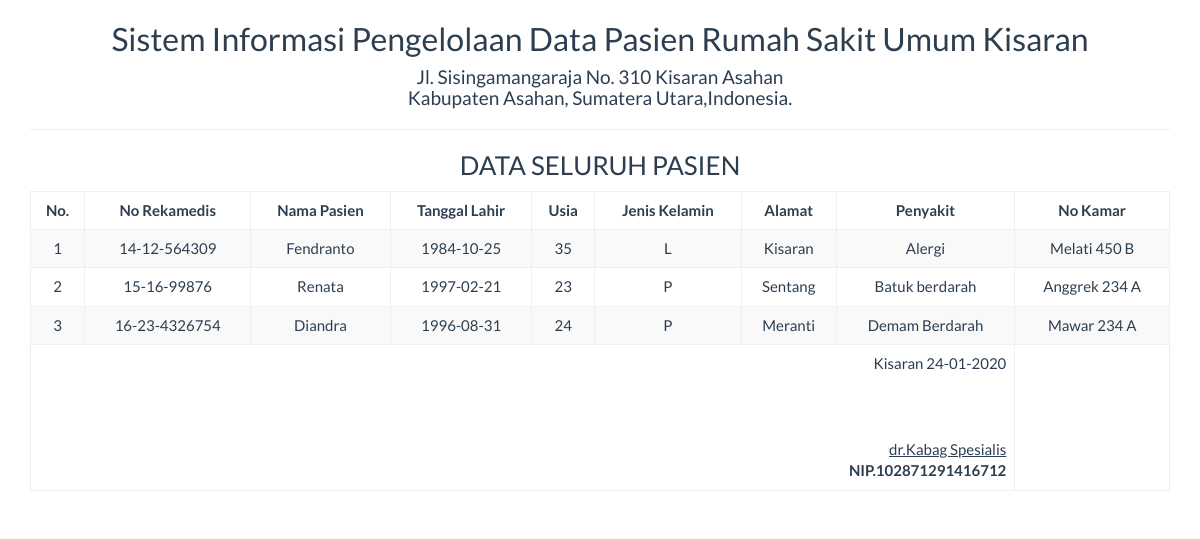
Screenshot of /report/pasien_semua.php with the database file from the repository.
### tables this page shows
CREATE TABLE `tbpasien` (
  `idpasien` int(10) NOT NULL,
  `no_rm` varchar(50) NOT NULL,
  `namapasien` varchar(100) NOT NULL,
  `tanggallahir` date NOT NULL,
  `jeniskelamin` enum('L','P') NOT NULL,
  `alamatpasien` varchar(100) NOT NULL,
  `usia` int(10) NOT NULL,
  `penyakit` varchar(50) NOT NULL,
  `noruangan` varchar(15) NOT NULL
);

### report/pasien_semua.php (the view, shortened to what this page needs)
<!DOCTYPE html>
<html>
    <head>
        <link href="../Assets/css/bootstrap.min.css" rel="stylesheet" type="text/css"/>
    </head>
    <body onload="print()">
        <?php
        include '../config/koneksi.php';
        ?>
        <div class="container">
            <div class='row'>
                <div class="col-sm-12">
                    <div class="text-center">
                        <h2>Sistem Informasi Pengelolaan Data Pasien Rumah Sakit Umum Kisaran </h2>
                        <h4>Jl. Sisingamangaraja No. 310 Kisaran Asahan<br>Kabupaten Asahan, Sumatera Utara,Indonesia.</h4>
                        <hr>
                        <h3>DATA SELURUH PASIEN</h3>
                        <table class="table table-bordered table-striped table-hover">
                        <tbody>
                                <thead>
								<tr>
									     <th><center>No.</center></th><th><center>No Rekamedis</center></th><th><center>Nama Pasien</center></th><th><center>Tanggal Lahir</center></th><th><center>Usia</center></th><th><center>Jenis Kelamin</center></th><th><center>Alamat</center></th><th><center>Penyakit</center></th><th><center>No Kamar</center></th>
								</tr>
								</thead>
							<tbody>
                            <?php
                            $sql = "SELECT * FROM tbpasien";
                            $query = mysqli_query($koneksi, $sql) or die("SQL Anda Salah");
                            $nomor = 0;
                            while ($data = mysqli_fetch_array($query)) {
                                $nomor++;
                                ?>
                                <tr>
                                    <td><?= $nomor ?></td>
										 <td><?= $data['no_rm'] ?></td>
										 <td><?= $data['namapasien'] ?></td>
									 <td><?= $data['tanggallahir'] ?></td>
									 <td><?= $data['usia'] ?></td>
                                    <td><?= $data['jeniskelamin'] ?></td>
                                    <td><?= $data['alamatpasien'] ?></td>
									<td><?= $data['penyakit'] ?></td>
									<td><?= $data['noruangan'] ?></td>
                                </tr>
                            <?php } ?>
							</tbody>
                        </tbody>
                            <tfoot>
                                <tr>
                                    <td colspan="8" class="text-right">
                                        Kisaran  <?= date("d-m-Y") ?>
                                        <br><br><br><br>
                                        <u>dr.Kabag Spesialis<strong></u><br>
                                        NIP.102871291416712
									</td>
								</tr>
							</tfoot>
                        </table>
                    </div>
                </div>
            </div>
    </body>
</html>

### rows the page displays
tbpasien: no_rm "14-12-564309", namapasien "Fendranto", tanggallahir "1984-10-25", usia "35", jeniskelamin "L", alamatpasien "Kisaran", penyakit "Alergi", noruangan "Melati 450 B"
tbpasien: no_rm "15-16-99876", namapasien "Renata", tanggallahir "1997-02-21", usia "23", jeniskelamin "P", alamatpasien "Sentang", penyakit "Batuk berdarah", noruangan "Anggrek 234 A"
tbpasien: no_rm "16-23-4326754", namapasien "Diandra", tanggallahir "1996-08-31", usia "24", jeniskelamin "P", alamatpasien "Meranti", penyakit "Demam Berdarah", noruangan "Mawar 234 A"
